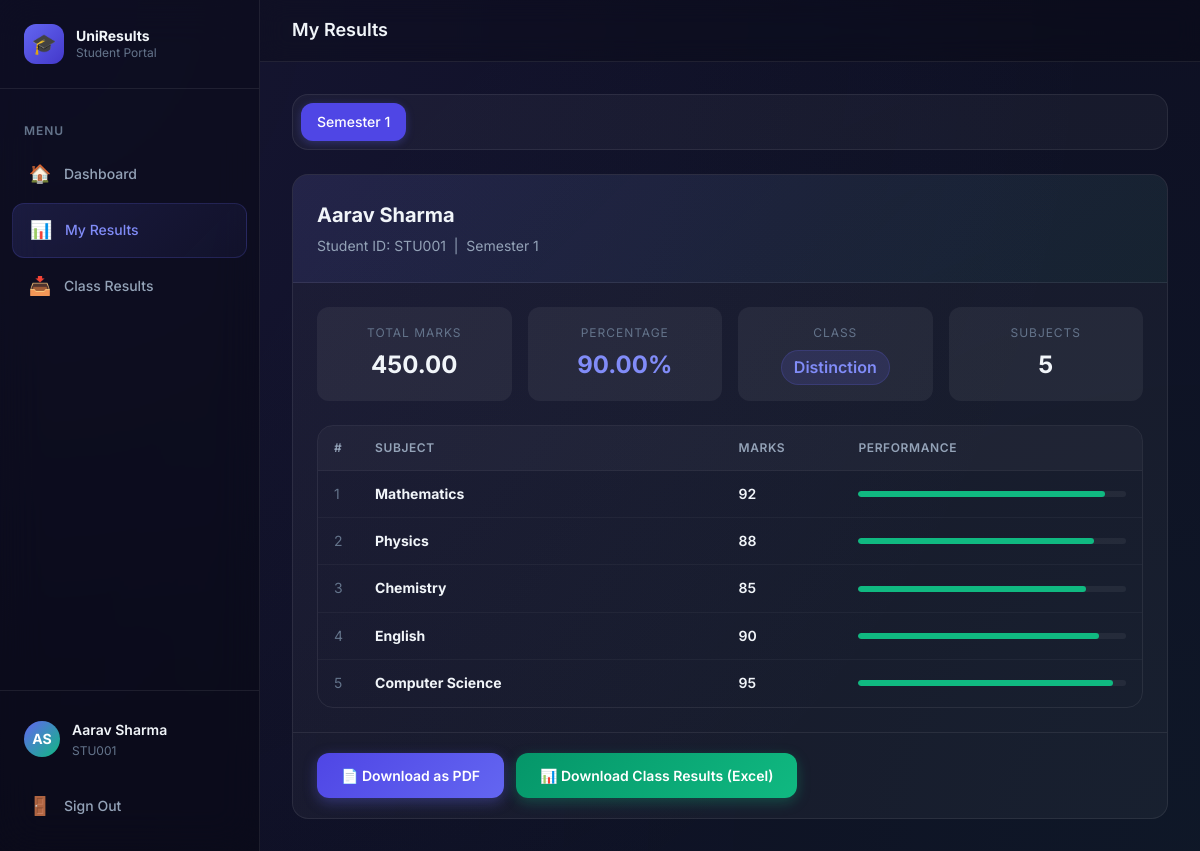
/student/result.php (signed in), run on the app's committed database.
### tables this page shows
CREATE TABLE IF NOT EXISTS semesters (
    SemesterID INT AUTO_INCREMENT PRIMARY KEY,
    SemesterName VARCHAR(50) NOT NULL UNIQUE,
    CreatedAt TIMESTAMP DEFAULT CURRENT_TIMESTAMP
);

CREATE TABLE IF NOT EXISTS results (
    ResultID INT AUTO_INCREMENT PRIMARY KEY,
    StudentID VARCHAR(50) NOT NULL,
    Name VARCHAR(100) NOT NULL,
    SemesterID INT NOT NULL,
    Subjects JSON NOT NULL COMMENT 'JSON object: {"Subject1": 85, "Subject2": 90, ...}',
    TotalMarks DECIMAL(6,2) NOT NULL,
    Percentage DECIMAL(5,2) NOT NULL,
    Class VARCHAR(50) DEFAULT NULL COMMENT 'First Class, Second Class, etc.',
    UploadedAt TIMESTAMP DEFAULT CURRENT_TIMESTAMP,
    FOREIGN KEY (SemesterID) REFERENCES semesters(SemesterID) ON DELETE CASCADE,
    INDEX idx_student (StudentID),
    INDEX idx_semester (SemesterID)
);

### student/auth.php (called while the page is built, shortened)
<?php
function getUserInitials(): string {
    $parts = explode(' ', $_SESSION['name']);
    $initials = '';
    foreach ($parts as $part) {
        $initials .= strtoupper(substr($part, 0, 1));
    }
    return substr($initials, 0, 2);
}

### student/result.php (the view, shortened to what this page needs)
<?php
require_once __DIR__ . '/auth.php';
$pdo = getDBConnection();
$studentId = $_SESSION['student_id'];
$semStmt = $pdo->prepare("
    SELECT DISTINCT s.SemesterID, s.SemesterName
    FROM results r
    JOIN semesters s ON r.SemesterID = s.SemesterID
    WHERE r.StudentID = ?
    ORDER BY s.SemesterID
");
$semStmt->execute([$studentId]);
$studentSemesters = $semStmt->fetchAll();
$selectedSemester = isset($_GET['semester']) ? intval($_GET['semester']) : 0;
if ($selectedSemester === 0 && !empty($studentSemesters)) {
    $selectedSemester = $studentSemesters[count($studentSemesters) - 1]['SemesterID'];
}
$result = null;
$subjects = [];
$semesterName = '';
if ($selectedSemester > 0) {
    $stmt = $pdo->prepare("
        SELECT r.*, s.SemesterName
        FROM results r
        JOIN semesters s ON r.SemesterID = s.SemesterID
        WHERE r.StudentID = ? AND r.SemesterID = ?
    ");
    $stmt->execute([$studentId, $selectedSemester]);
    $result = $stmt->fetch();
    if ($result) {
        $subjects = json_decode($result['Subjects'], true);
        $semesterName = $result['SemesterName'];
    }
}
?>
<!DOCTYPE html>
<html lang="en">
<head>
    <link rel="stylesheet" href="../assets/css/style.css">
</head>
<body>
    <div class="layout">
        <aside class="sidebar">
            <div class="sidebar-header">
                <div class="sidebar-brand">
                    <div class="sidebar-brand-icon">🎓</div>
                    <div class="sidebar-brand-text">
                        UniResults
                        <span>Student Portal</span>
                    </div>
                </div>
            </div>
            <nav class="sidebar-nav">
                <div class="sidebar-nav-label">Menu</div>
                <a href="dashboard.php" class="sidebar-link">
                    <span class="link-icon">🏠</span> Dashboard
                </a>
                <a href="result.php" class="sidebar-link active">
                    <span class="link-icon">📊</span> My Results
                </a>
                <a href="../exports/class_results.php" class="sidebar-link">
                    <span class="link-icon">📥</span> Class Results
                </a>
            </nav>
            <div class="sidebar-footer">
                <div class="sidebar-user">
                    <div class="sidebar-user-avatar"><?php echo getUserInitials(); ?></div>
                    <div class="sidebar-user-info">
                        <div class="sidebar-user-name"><?php echo htmlspecialchars($_SESSION['name']); ?></div>
                        <div class="sidebar-user-role"><?php echo htmlspecialchars($_SESSION['student_id']); ?></div>
                    </div>
                </div>
                <a href="logout.php" class="sidebar-link" style="margin-top: var(--space-2);">
                    <span class="link-icon">🚪</span> Sign Out
                </a>
            </div>
        </aside>
        <main class="main-content">
            <header class="topbar">
                <div class="topbar-left">
                    <h2 class="topbar-title">My Results</h2>
                </div>
            </header>
            <div class="page-content">
                <?php if (!empty($studentSemesters)): ?>
                    <div class="semester-tabs animate-fade-in-up">
                        <?php foreach ($studentSemesters as $sem): ?>
                            <a href="?semester=<?php echo $sem['SemesterID']; ?>"
                               class="semester-tab <?php echo $sem['SemesterID'] == $selectedSemester ? 'active' : ''; ?>">
                                <?php echo htmlspecialchars($sem['SemesterName']); ?>
                            </a>
                        <?php endforeach; ?>
                    </div>
                <?php endif; ?>
                <?php if ($result): ?>
                    <div class="result-card animate-fade-in-up delay-1">
                        <div class="result-card-header">
                            <h2><?php echo htmlspecialchars($_SESSION['name']); ?></h2>
                            <p>Student ID: <?php echo htmlspecialchars($studentId); ?> &nbsp;|&nbsp; <?php echo htmlspecialchars($semesterName); ?></p>
                        </div>
                        <div class="result-card-body">
                            <div class="result-meta">
                                <div class="result-meta-item">
                                    <div class="meta-label">Total Marks</div>
                                    <div class="meta-value"><?php echo $result['TotalMarks']; ?></div>
                                </div>
                                <div class="result-meta-item">
                                    <div class="meta-label">Percentage</div>
                                    <div class="meta-value" style="color: <?php
                                        echo $result['Percentage'] >= 85 ? 'var(--primary-400)' :
                                            ($result['Percentage'] >= 70 ? 'var(--accent-400)' :
                                            ($result['Percentage'] >= 55 ? 'var(--warning-500)' : 'var(--error-400)'));
                                    ?>"><?php echo $result['Percentage']; ?>%</div>
                                </div>
                                <div class="result-meta-item">
                                    <div class="meta-label">Class</div>
                                    <?php
                                        $badgeClass = 'badge-pass';
                                        if ($result['Class'] === 'Distinction') $badgeClass = 'badge-distinction';
                                        elseif ($result['Class'] === 'First Class') $badgeClass = 'badge-first';
                                        elseif ($result['Class'] === 'Second Class') $badgeClass = 'badge-second';
                                        elseif ($result['Class'] === 'Fail') $badgeClass = 'badge-fail';
                                    ?>
                                    <div class="meta-value"><span class="badge <?php echo $badgeClass; ?>" style="font-size: var(--font-base);"><?php echo htmlspecialchars($result['Class']); ?></span></div>
                                </div>
                                <div class="result-meta-item">
                                    <div class="meta-label">Subjects</div>
                                    <div class="meta-value"><?php echo count($subjects); ?></div>
                                </div>
                            </div>
                            <div class="table-container" style="margin-top: var(--space-4);">
                                <table class="data-table">
                                    <thead>
                                        <tr>
                                            <th style="width: 40px;">#</th>
                                            <th>Subject</th>
                                            <th style="width: 120px;">Marks</th>
                                            <th>Performance</th>
                                        </tr>
                                    </thead>
                                    <tbody>
                                        <?php $i = 1; foreach ($subjects as $subject => $marks): ?>
                                            <?php
                                                $fillClass = 'high';
                                            ?>
                                            <tr>
                                                <td style="color: var(--text-muted);"><?php echo $i++; ?></td>
                                                <td><strong><?php echo htmlspecialchars($subject); ?></strong></td>
                                                <td>
                                                    <span class="marks-value"><?php echo $marks; ?></span>
                                                </td>
                                                <td>
                                                    <div class="marks-bar-container">
                                                        <div class="marks-bar">
                                                            <div class="marks-fill <?php echo $fillClass; ?>" data-width="<?php echo $marks; ?>" style="width: 0%;"></div>
                                                        </div>
                                                    </div>
                                                </td>
                                            </tr>
                                        <?php endforeach; ?>
                                    </tbody>
                                </table>
                            </div>
                        </div>
                        <div class="result-actions">
                            <a href="../exports/download_pdf.php?semester=<?php echo $selectedSemester; ?>" class="btn btn-primary">
                                📄 Download as PDF
                            </a>
                            <a href="../exports/class_results.php?semester=<?php echo $selectedSemester; ?>&download=1" class="btn btn-success">
                                📊 Download Class Results (Excel)
                            </a>
                        </div>
                    </div>
                <?php endif; ?>
            </div>
        </main>
    </div>
</body>
</html>

### data on the page
semesters: SemesterName "Semester 1"
results: SemesterID.SemesterName "Semester 1", TotalMarks "450.00", Percentage "90.00", Class "Distinction", Subjects "5", Subjects "92", Subjects "88", Subjects "85", Subjects "90", Subjects "95"

### other printed values
getUserInitials() "AS"
$_SESSION['name'] "Aarav Sharma"
$_SESSION['student_id'] "STU001"
$studentId "STU001"
$subject "Mathematics"
$subject "Physics"
$subject "Chemistry"
$subject "English"
$subject "Computer Science"
